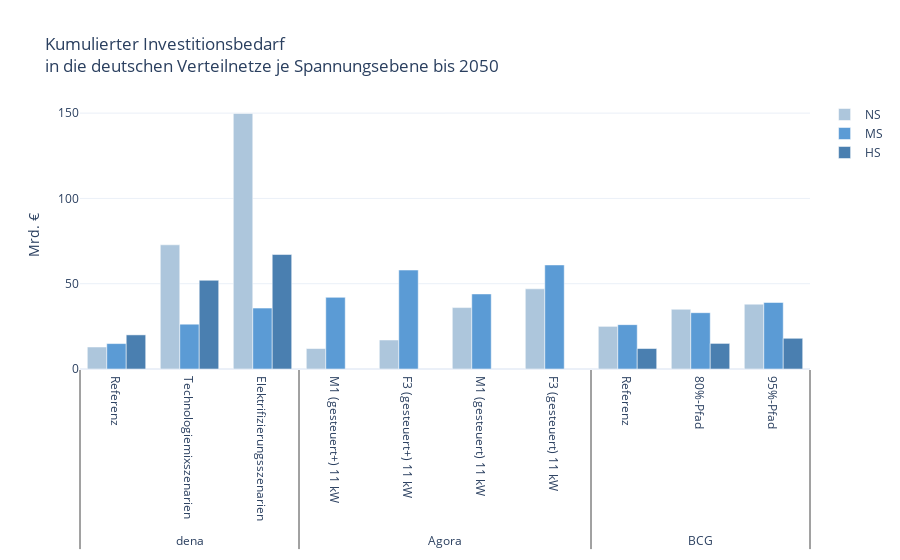

The notebook cell saved with this chart:
### Code cell
fig = go.Figure()

for idx, voltage in enumerate(df_2050.columns):
    fig.add_trace(go.Bar(y=df_2050[voltage],
                         x=xlabels,
                         name=voltage,
                         showlegend=True,
                         marker_color=RLI_CMAP_PRES[idx]))

fig.update_layout(yaxis=dict(
                      titlefont_size=16,
                      tickfont_size=12),
                  title_text='Kumulierter Investitionsbedarf<br>in die deutschen Verteilnetze je Spannungsebene bis 2050',
                  template='plotly_white',
                 )
fig.update_yaxes(title="Mrd. €",
                 showspikes=True)
fig.show()

### Figure 1 — Plotly figure (JSON) as saved in the notebook; plotly's stock layout.template omitted (floating-point values rounded to 4 significant figures)
{"data": [{"marker": {"color": "rgba(173, 198, 220, 1.0)"}, "name": "NS", "showlegend": true, "type": "bar", "x": [["dena", "dena", "dena", "Agora", "Agora", "Agora", "Agora", "BCG", "BCG", "BCG"], ["Referenz", "Technologiemixszenarien", "Elektrifizierungsszenarien", "M1 (gesteuert+) 11 kW", "F3 (gesteuert+) 11 kW", "M1 (gesteuert) 11 kW", "F3 (gesteuert) 11 kW", "Referenz", "80%-Pfad", "95%-Pfad"], [["dena", "Referenz"], ["dena", "Technologiemixszenarien"], ["dena", "Elektrifizierungsszenarien"], ["Agora", "M1 (gesteuert+) 11 kW"], ["Agora", "F3 (gesteuert+) 11 kW"], ["Agora", "M1 (gesteuert) 11 kW"], ["Agora", "F3 (gesteuert) 11 kW"], ["BCG", "Referenz"], ["BCG", "80%-Pfad"], ["BCG", "95%-Pfad"]]], "y": [12.9, 72.8, 149.8, 12, 17, 36, 47, 25, 35, 38]}, {"marker": {"color": "rgba(091, 155, 213, 1.0)"}, "name": "MS", "showlegend": true, "type": "bar", "x": [["dena", "dena", "dena", "Agora", "Agora", "Agora", "Agora", "BCG", "BCG", "BCG"], ["Referenz", "Technologiemixszenarien", "Elektrifizierungsszenarien", "M1 (gesteuert+) 11 kW", "F3 (gesteuert+) 11 kW", "M1 (gesteuert) 11 kW", "F3 (gesteuert) 11 kW", "Referenz", "80%-Pfad", "95%-Pfad"], [["dena", "Referenz"], ["dena", "Technologiemixszenarien"], ["dena", "Elektrifizierungsszenarien"], ["Agora", "M1 (gesteuert+) 11 kW"], ["Agora", "F3 (gesteuert+) 11 kW"], ["Agora", "M1 (gesteuert) 11 kW"], ["Agora", "F3 (gesteuert) 11 kW"], ["BCG", "Referenz"], ["BCG", "80%-Pfad"], ["BCG", "95%-Pfad"]]], "y": [14.9, 26.3, 35.7, 42, 58, 44, 61, 26, 33, 39]}, {"marker": {"color": "rgba(074, 127, 176, 1.0)"}, "name": "HS", "showlegend": true, "type": "bar", "x": [["dena", "dena", "dena", "Agora", "Agora", "Agora", "Agora", "BCG", "BCG", "BCG"], ["Referenz", "Technologiemixszenarien", "Elektrifizierungsszenarien", "M1 (gesteuert+) 11 kW", "F3 (gesteuert+) 11 kW", "M1 (gesteuert) 11 kW", "F3 (gesteuert) 11 kW", "Referenz", "80%-Pfad", "95%-Pfad"], [["dena", "Referenz"], ["dena", "Technologiemixszenarien"], ["dena", "Elektrifizierungsszenarien"], ["Agora", "M1 (gesteuert+) 11 kW"], ["Agora", "F3 (gesteuert+) 11 kW"], ["Agora", "M1 (gesteuert) 11 kW"], ["Agora", "F3 (gesteuert) 11 kW"], ["BCG", "Referenz"], ["BCG", "80%-Pfad"], ["BCG", "95%-Pfad"]]], "y": [20, 52, 67.1, null, null, null, null, 12, 15, 18]}], "layout": {"title": {"text": "Kumulierter Investitionsbedarf<br>in die deutschen Verteilnetze je Spannungsebene bis 2050"}, "yaxis": {"showspikes": true, "tickfont": {"size": 12}, "title": {"text": "Mrd. €"}}}}
